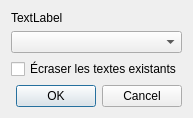
<?xml version="1.0" encoding="UTF-8"?>
<ui version="4.0">
 <class>ImportElementTextPatternDialog</class>
 <widget class="QDialog" name="ImportElementTextPatternDialog">
  <property name="geometry">
   <rect>
    <x>0</x>
    <y>0</y>
    <width>187</width>
    <height>116</height>
   </rect>
  </property>
  <property name="windowTitle">
   <string>Dialog</string>
  </property>
  <layout class="QVBoxLayout" name="verticalLayout">
   <item>
    <widget class="QLabel" name="m_label">
     <property name="text">
      <string>TextLabel</string>
     </property>
    </widget>
   </item>
   <item>
    <widget class="QComboBox" name="m_combo_box"/>
   </item>
   <item>
    <widget class="QCheckBox" name="m_erase_existing_text">
     <property name="text">
      <string>Écraser les textes existants</string>
     </property>
    </widget>
   </item>
   <item>
    <widget class="QDialogButtonBox" name="buttonBox">
     <property name="orientation">
      <enum>Qt::Horizontal</enum>
     </property>
     <property name="standardButtons">
      <set>QDialogButtonBox::Cancel|QDialogButtonBox::Ok</set>
     </property>
    </widget>
   </item>
  </layout>
 </widget>
 <resources/>
 <connections>
  <connection>
   <sender>buttonBox</sender>
   <signal>accepted()</signal>
   <receiver>ImportElementTextPatternDialog</receiver>
   <slot>accept()</slot>
   <hints>
    <hint type="sourcelabel">
     <x>248</x>
     <y>254</y>
    </hint>
    <hint type="destinationlabel">
     <x>157</x>
     <y>274</y>
    </hint>
   </hints>
  </connection>
  <connection>
   <sender>buttonBox</sender>
   <signal>rejected()</signal>
   <receiver>ImportElementTextPatternDialog</receiver>
   <slot>reject()</slot>
   <hints>
    <hint type="sourcelabel">
     <x>316</x>
     <y>260</y>
    </hint>
    <hint type="destinationlabel">
     <x>286</x>
     <y>274</y>
    </hint>
   </hints>
  </connection>
 </connections>
</ui>
